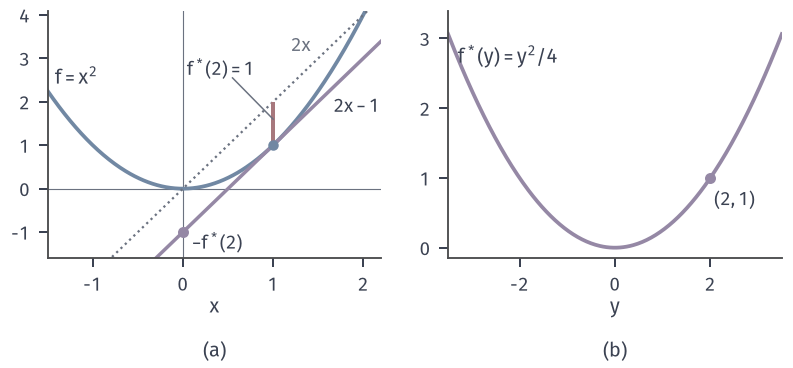

Here is the Python script that generated this plot:
from pathlib import Path
import sys
ROOT = next(p for p in Path(__file__).resolve().parents if (p/'build.sh').is_file() and (p/'tex/book.tex').is_file())
sys.path.insert(0, str(ROOT/'figures/00-shared/mathematical-preliminaries-upper/00-shared/comprehension-figures'))
from support import figure, save, BLUE, GREEN, YELLOW, RED, PURPLE, INK, MUTED, GRID, BLUE_FILL, GREEN_FILL, YELLOW_FILL, RED_FILL, PURPLE_FILL
import numpy as np
HERE = Path(__file__).resolve().parent
STROKE = '#4C4D4F'
def panel(fig, left, right, top, bottom, wspace=.25):
    fig.set_layout_engine(None)
    H=fig.get_figheight()*25.4
    if len(fig.axes)>1: bottom=15.5/H
    fig.subplots_adjust(left=left, right=right, top=top, bottom=bottom, wspace=wspace)
def tag(fig, ax, s, y=None):
    p = ax.get_position(); fig.text((p.x0+p.x1)/2, 1.0/(fig.get_figheight()*25.4), s, ha='center', va='bottom')
def opt(ax, x=0, y=0, ms=4.8, z=7): ax.plot([x],[y],'o',ms=ms,color=RED,mew=0,zorder=z)
def dot(ax, x, y, c=GREEN, ms=4.2, z=6, m='o'): ax.plot([x],[y],m,ms=ms,color=c,mew=0,zorder=z)
def hollow(ax, x, y, c=BLUE, ms=4.4, z=7): ax.plot([x],[y],'o',ms=ms,mfc='white',mec=c,mew=1.0,zorder=z)

# f(x)=x^2，f*(y)=y^2/4；y=2 的切线 2x-1。
fig,(A,B)=figure(width_mm=112,height_mm=52,ncols=2)
panel(fig,.06,.985,.97,.22,wspace=.2)
X=np.linspace(-1.5,2.2,300)
A.plot(X,X**2,color=BLUE,lw=1.5);A.plot(X,2*X,color=MUTED,lw=.9,ls=':');A.plot(X,2*X-1,color=PURPLE,lw=1.4)
A.plot([1,1],[1,2],color=RED,lw=1.6,solid_capstyle='butt');dot(A,1,1,BLUE,ms=4.2);dot(A,0,-1,PURPLE,ms=4.4)
A.text(.42,2.75,r'$f^*(2)=1$',va='center',ha='center',fontsize=7.5);A.plot([.55,1],[2.55,1.6],color=MUTED,lw=.6);A.text(.1,-1.25,r'$-f^*(2)$',va='center',fontsize=7.5);A.text(-1.42,2.4,'$f=x^2$',fontsize=8);A.text(1.42,3.15,'$2x$',fontsize=7.5,color=MUTED,ha='right');A.text(2.18,1.75,'$2x-1$',fontsize=7.5,ha='right')
A.axhline(0,color=MUTED,lw=.45,zorder=0);A.axvline(0,color=MUTED,lw=.45,zorder=0)
A.set_xlim(-1.5,2.2);A.set_ylim(-1.6,4.1);A.set_xticks([-1,0,1,2]);A.set_yticks([-1,0,1,2,3,4]);A.set_xlabel('$x$',labelpad=1)
Y=np.linspace(-3.5,3.5,300);B.plot(Y,Y**2/4,color=PURPLE,lw=1.5);dot(B,2,1,PURPLE,ms=4.4);B.text(2.08,.82,'$(2,1)$',fontsize=7.5,va='top')
B.text(-3.3,2.65,r'$f^*(y)=y^2/4$',fontsize=8)
B.set_xlim(-3.5,3.5);B.set_ylim(-.15,3.4);B.set_xticks([-2,0,2]);B.set_yticks([0,1,2,3]);B.set_xlabel('$y$',labelpad=1)
for a_,s in zip((A,B),('(a)','(b)')):tag(fig,a_,s)
save(fig,HERE,'figure',{'f':'x^2','conj':'y^2/4'})
